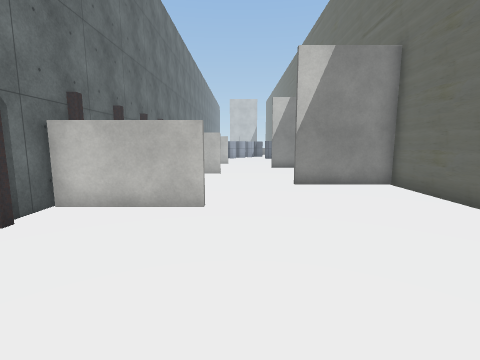
View 1 (above)

16 first-person views from a walk through a Unity game level. The camera is 1.5 m above the floor, tilts 8° down and sees 85° across. The floor is counted in squares, 1 m on a side. Each view is taken from the middle of a square. On the plan, view 1 faces up. The plan holds only what a view shows up to about 14 squares ahead; the rest is blank. The place goes on beyond the plan. The player character is not drawn. Some animated figures are left out. Some surface patterns are stand-ins.

View 2
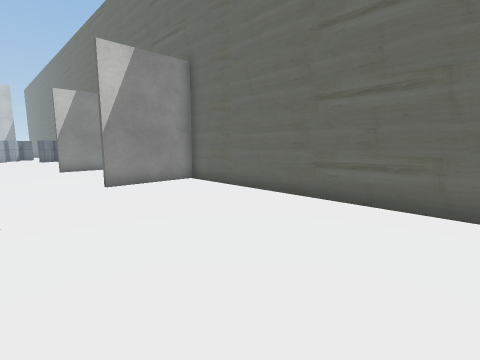

View 3
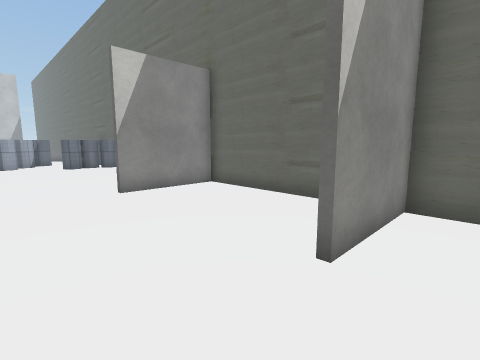

View 4
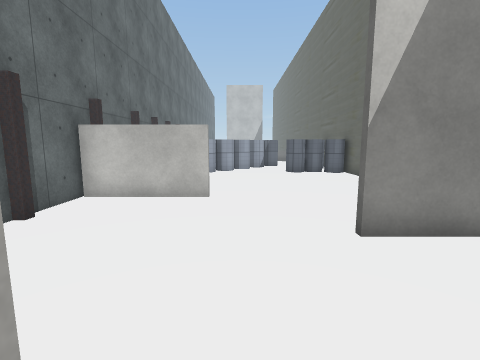

View 5
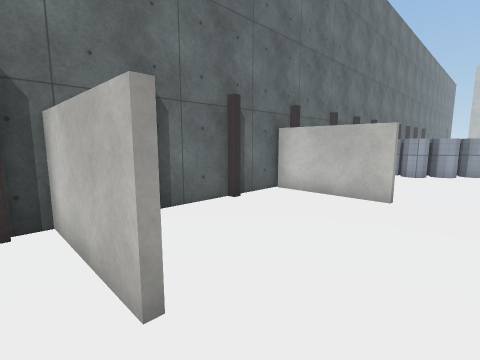

View 6
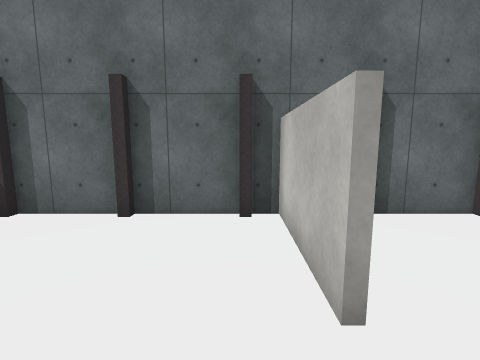

View 7
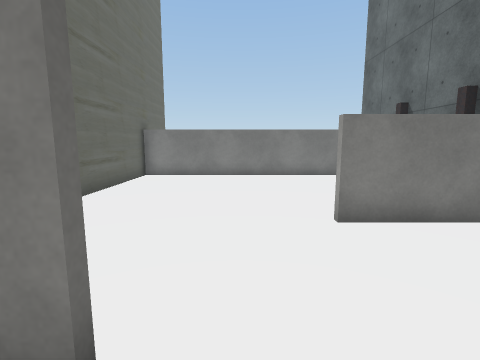

View 8
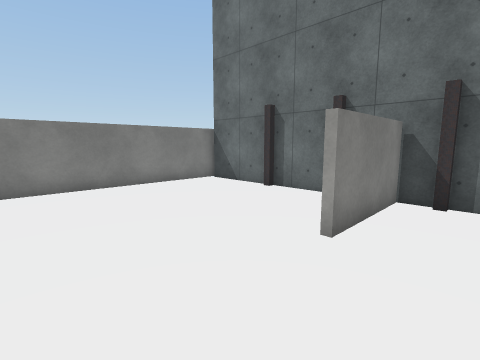

View 9
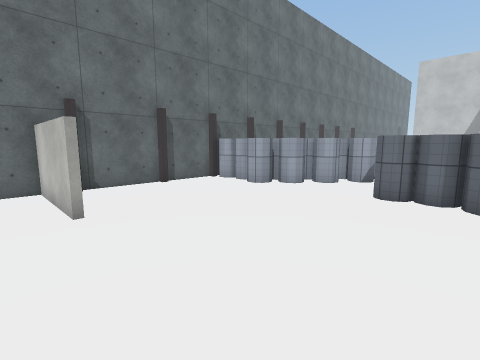

View 10
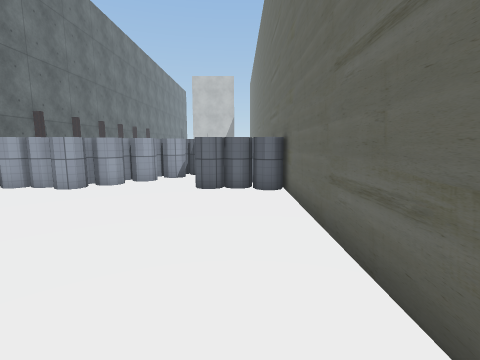

View 11
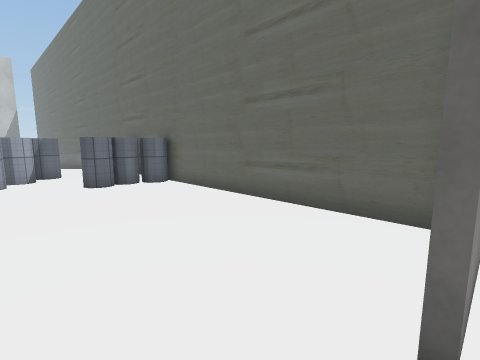

View 12
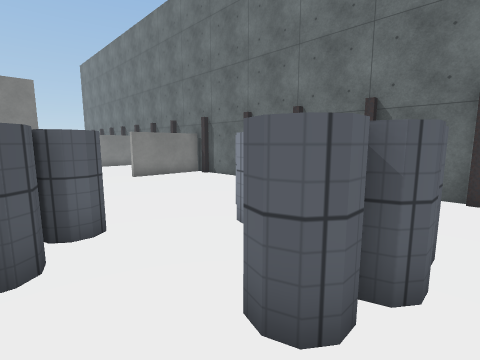

View 13
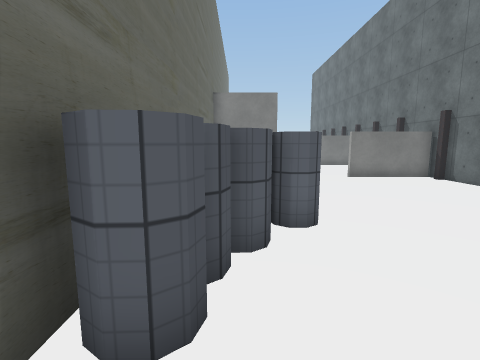

View 14
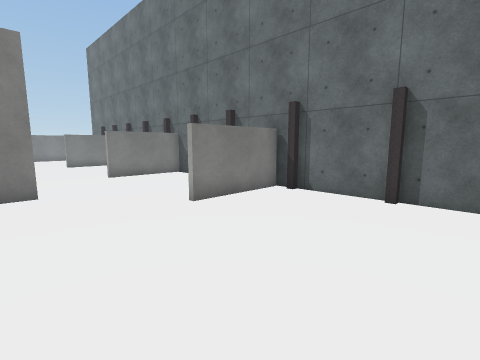

View 15
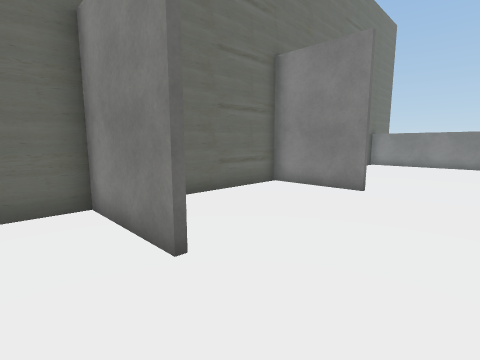

View 16
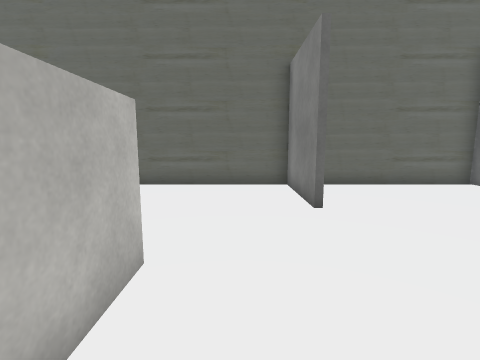

### Floor plan
Points are (right, up) in squares from view 1. A wall is a line through its corners. A room is listed if a view was taken in it or the views show most of it. See-through windows are left out.
Room 1 (views 1, 2, 3, 4, 5, 6, 7, 8, 9, 10, 11, 14, 15, 16)
walls: (-0.9, 12.8) (-4.5, 12.8) (-4.5, 12.2); (1.9, 16.3) (5.5, 16.3) (5.5, 26); (1.9, 9.6) (5.5, 9.6); (-4.5, 13.9) (-4.5, 13) (-0.9, 13); (-4.5, 12) (-4.5, 9.6); (5.5, 9.4) (1.9, 9.4); (-0.8, 19.2) (-4.4, 19.2); (-4.5, 9.4) (-4.5, 7.1); (-4.5, 17) (-4.5, 14.9); (-0.8, 6) (-4.4, 6); (-4.5, 7) (-4.5, 5); (-4.5, 19.4) (-0.9, 19.4); (-4.4, 6.2) (-0.8, 6.2); (-4.5, 19.9) (-4.5, 17.5); (-4.5, 4.2) (-4.5, 2.1); (-4.5, 23) (-4.5, 20.1); (-4.5, 1.9) (-4.5, -1.1) (5.5, -1.1) (5.5, 16.1) (1.9, 16.1); (3.3, 25.5) (2.6, 25.5) (2.4, 26.2) (2.9, 26.5); (3.4, 25.7) (3.1, 25.5); (-3.5, 25.5) (-4, 25.5); (-1.4, 26.3) (-1.2, 25.8); (-3.3, 25.9) (-3.7, 25.6); (-4.5, 25.5) (-4.5, 23.1); (-0.5, 27.1) (-0.3, 26.7) (-0.5, 26.3); (3.5, 27.3) (3.9, 27.6); (0.6, 27.8) (0.4, 27.2) (0, 27.2); (-0.4, 28.1) (-0.5, 27.7); (4, 27.9) (4.1, 28.4); (1.5, 28.7) (0.9, 28.3); (1.6, 28.9) (1.4, 28.5)
ways out: opening at (3, 29) to room 2
Room 2 (views 12, 13)
walls: (4.3, 29.1) (4.8, 29.5) (5.3, 29.2); (2.6, 29.5) (2.1, 29.2); (2.1, 30.3) (2.5, 30)
ways out: opening at (3, 29) to room 1; opening at (3, 31)

Positions as (right, up) in squares from view 1, and headings:
1: (0, 0), facing up
2: (-1, 0), facing up-right
3: (-1, 8), facing up-right
4: (0, 12), facing up
5: (1, 12), facing up-left
6: (1, 12), facing left
7: (1, 11), facing down
8: (3, 8), facing down-left
9: (5, 18), facing up-left
10: (4, 17), facing up
11: (0, 16), facing up-right
12: (4, 31), facing down-left
13: (4, 31), facing down
14: (3, 25), facing down-left
15: (-1, 18), facing down-right
16: (-4, 18), facing right
